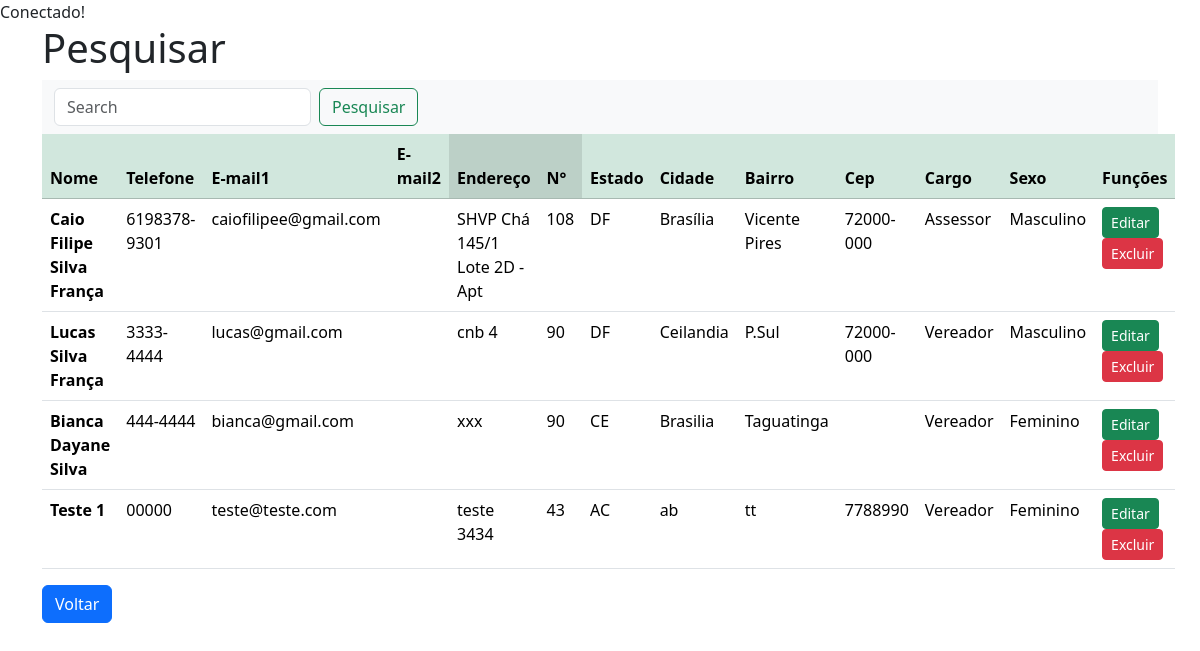
Before: /pesquisar.php with the older database file.
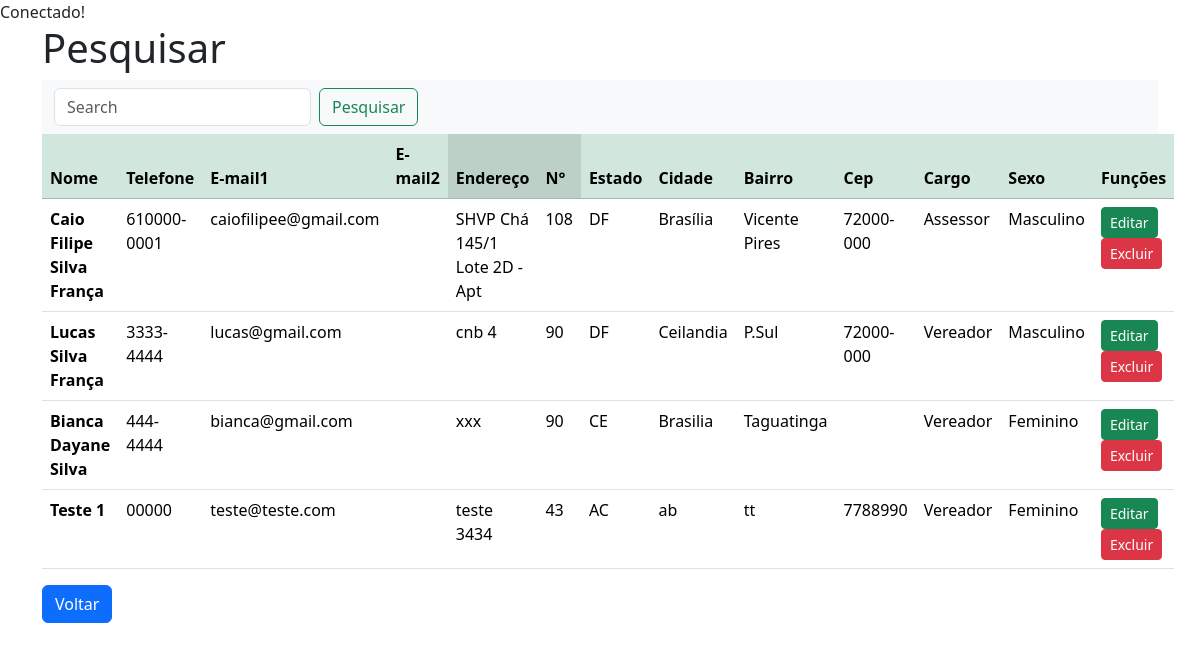
After: the same page with the newer database file.
### tables this page shows
CREATE TABLE `formulario` (
  `cod_pessoa` int(11) NOT NULL,
  `nome` varchar(150) NOT NULL,
  `telefone` varchar(50) NOT NULL,
  `email1` varchar(150) NOT NULL,
  `email2` varchar(150) NOT NULL,
  `endereco` varchar(200) NOT NULL,
  `numero` int(50) NOT NULL,
  `estado` varchar(20) NOT NULL,
  `cidade` varchar(100) NOT NULL,
  `bairro` varchar(100) NOT NULL,
  `cep` varchar(20) NOT NULL,
  `cargo` varchar(50) NOT NULL,
  `sexo` varchar(30) NOT NULL
);

### pesquisar.php (the view, shortened to what this page needs)
<!doctype html>
<html lang="en">
  <head>
    <link rel='stylesheet' href='stylesheet.css'>
    <link rel="stylesheet" href="css/bootstrap.min.css">
  </head>
  <body>
  <?php
      $pesquisar = $_POST['busca'] ??'';
      include "conexao.php";
     $sql = "SELECT * FROM formulario WHERE nome LIKE '%$pesquisar%'";
    $dados = mysqli_query($conn, $sql);
  ?>
     <div class= "container">
        <div class= "row">
            <div class="col">
                <h1>Pesquisar</h1>
                <nav class="navbar navbar-light bg-light">
                <div class="container-fluid">
                  <form class="d-flex" action="pesquisar.php" method="POST">
                    <input class="form-control me-2" type="search" placeholder="Search" aria-label="Search" name="busca" autofocus>
                    <button class="btn btn-outline-success" type="submit">Pesquisar</button>
                  </form>
                </div>
              </nav>
              <table class="table  table-hover">
                  <thead class="table-success">
                      <tr>
                        <th scope="col">Nome</th>
                        <th scope="col">Telefone</th>
                        <th scope="col">E-mail1</th>
                        <th scope="col">E-mail2</th>
                        <th scope="col" class="table-active">Endereço</th>
                        <th scope="col" class="table-active">N°</th>
                        <th scope="col">Estado</th>
                        <th scope="col">Cidade</th>
                        <th scope="col">Bairro</th>
                        <th scope="col">Cep</th>
                        <th scope="col">Cargo</th>
                        <th scope="col">Sexo</th>
                        <th scope="col">Funções</th>
                      </tr>
                  </thead>
                        <tbody>
                        <?php
                        while ($linha = mysqli_fetch_assoc($dados)) {
                          $cod_pessoa = $linha['cod_pessoa'];
                          $nome = $linha['nome'];
                          $telefone = $linha['telefone'];
                          $email1 = $linha['email1'];
                          $email2 = $linha['email2'];
                          $endereco = $linha['endereco'];
                          $numero = $linha['numero'];
                          $estado = $linha['estado'];
                          $cidade = $linha['cidade'];
                          $bairro = $linha['bairro'];
                          $cep = $linha['cep'];
                          $cargo = $linha['cargo'];
                          $sexo = $linha['sexo'];
                          echo "<tr>
                                  <th scope='row'>$nome</th>
                                  <td>$telefone</td>
                                  <td>$email1</td>
                                  <td>$email2</td>
                                  <td>$endereco</td>
                                  <td>$numero</td>
                                  <td>$estado</td>
                                  <td>$cidade</td>
                                  <td>$bairro</td>
                                  <td>$cep</td>
                                  <td>$cargo</td>
                                  <td>$sexo</td>
                                  <td width=140px>
                                    <a href='pesquisar_edit.php?id=$cod_pessoa' class='btn btn-success btn-sm'>Editar</a>
                                    <a href='#' class='btn btn-danger btn-sm'>Excluir</a>
                                  </td>
                                </tr>";
                        }
                        ?>
                        </tbody>
              </table>
                 <a class="btn btn-primary" href="login.php" class="btn btn-secondary" >Voltar</a>
            </div>
        </div>
    </div>
  </body>
</html>

### conexao.php (shortened to what this page needs)
<?php
    $server = "localhost";
    $user = "root";
    $pass = "";
    $bd = "empresa";
    if ($conn = mysqli_connect($server, $user, $pass, $bd)) {
        echo "Conectado!";
    } else
        echo "Erro!";
?>

Changed rows visible on the page:
changed formulario "Caio Filipe Silva França": telefone "6198378-9301" → "610000-0001"
